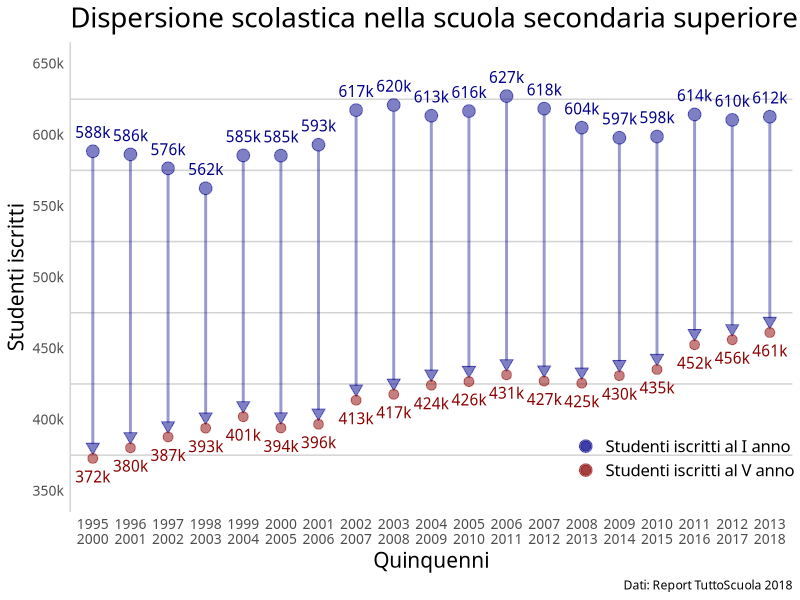

Reproduce this figure in R.
setwd("~/Documents/blog/dispersione scolastica")
library(ggplot2)
library(readr)
library(tidyr)
library(viridis)
library(stringr)

dati <- read_csv2("dati.csv")

dati$quinquennio_ok <- str_replace(dati$quinquennio, "-", "\n")
dati$primo_anno_label <- paste(substr(dati$primo_anno, 1,3), sep="", "k")
dati$quinto_anno_label <- paste(substr(dati$quinto_anno, 1,3), sep="", "k")

dati_reordered <- dati %>% 
  gather("anno", "studenti", 2:3)
  
ggplot(dati) +
  geom_text(aes(x=quinquennio_ok, y=primo_anno, label=primo_anno_label, vjust=-1.1), family="Montserrat", color="dark blue") +
  geom_text(aes(x=quinquennio_ok, y=quinto_anno, label=quinto_anno_label, vjust=2), family="Montserrat", color="dark red") +
  geom_segment(
    aes(x=quinquennio_ok,
        y=primo_anno-4000,
        xend=quinquennio_ok,
        yend=quinto_anno+10000),
    colour="dark blue", size=1, alpha=.4) +
  geom_point(aes(x=quinquennio_ok, 
                 y=primo_anno,
                 color="Studenti iscritti al I anno"),
             size=4, alpha=.5, show.legend = TRUE) +
  geom_point(aes(x=quinquennio_ok,
                 y=quinto_anno+8000),
             size=3, alpha=.5, fill="dark blue", colour="dark blue", shape=25) +
  geom_point(aes(x=quinquennio_ok,
                 y=quinto_anno,
                 color="Studenti iscritti al V anno"),
             size=3, alpha=.5, show.legend = TRUE) +
  scale_color_manual("", values=c("dark blue", "dark red")) +
  theme_minimal() +
  theme(plot.title = element_text(family="Montserrat", size=20),
        axis.title = element_text(family="Montserrat", size=15),
        axis.text = element_text(family="Montserrat", size=10),
        legend.text = element_text(family="Montserrat", size=12),
        plot.caption = element_text(family="Montserrat"),
        legend.position = c(.85,.14),
        panel.grid.major = element_blank(),
        panel.grid.minor = element_blank(),
        axis.line.y = element_line(color="light grey"),
        panel.grid.minor.y = element_line(color="light grey")) +
  scale_y_continuous(breaks=seq(300000,700000,50000), limits=c(350000,650000),
                     labels = scales::unit_format(unit="k",scale=.001,sep="")) +
  labs(x="Quinquenni",
       y="Studenti iscritti",
       title="Dispersione scolastica nella scuola secondaria superiore in Italia dal 1995 al 2018",
       caption="Dati: Report TuttoScuola 2018")

#ggsave("Dispersione.jpg", height=20, width=40, units="cm")
#ggsave("Dispersione.pdf", height=20, width=40, units="cm")